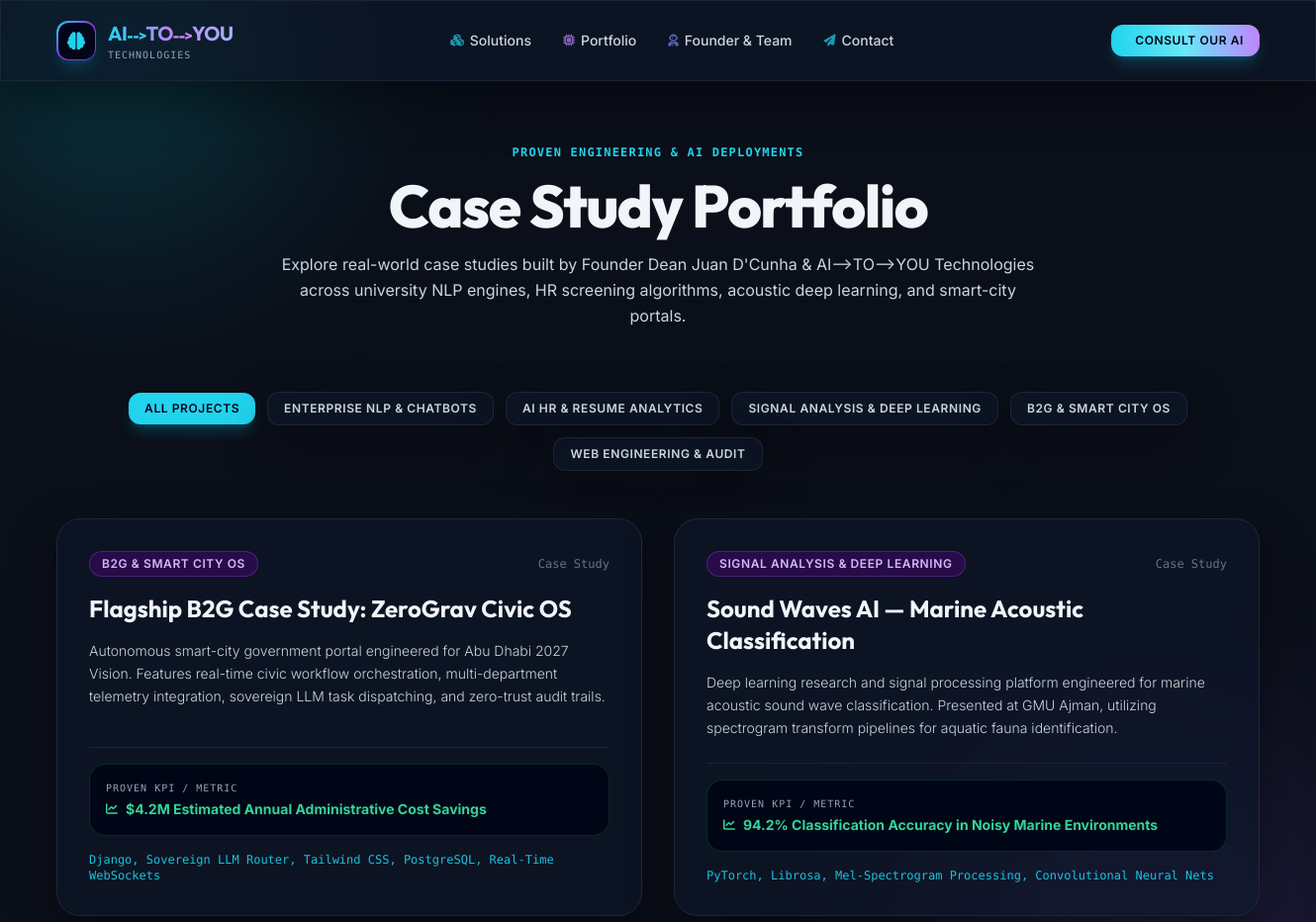
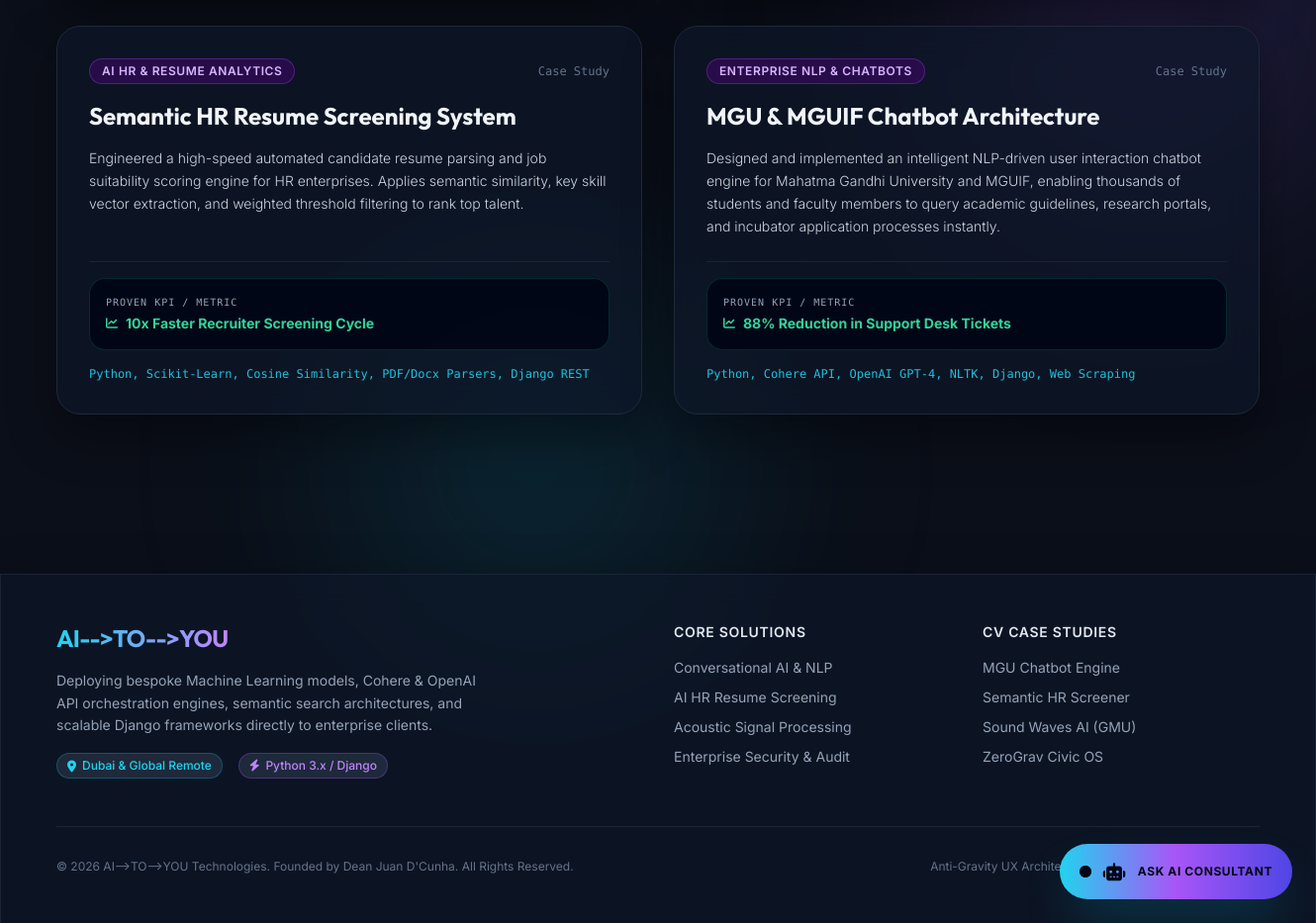
The page /portfolio/ on the database its author committed (2 pictures, top to bottom).
### core/models.py (models this page shows, shortened)
class PortfolioProject(models.Model):
    CATEGORY_CHOICES = [
        ("nlp", "Enterprise NLP & Chatbots"),
        ("hr", "AI HR & Resume Analytics"),
        ("deep_learning", "Signal Analysis & Deep Learning"),
        ("b2g", "B2G & Smart City OS"),
        ("qa", "Web Engineering & Audit"),
    ]
    title = models.CharField(max_length=300)
    category = models.CharField(max_length=50, choices=CATEGORY_CHOICES, default="nlp")
    summary = models.TextField()
    impact_metric = models.CharField(
        max_length=300,
        help_text="Quantifiable KPI or achievement (e.g. '98% candidate matching precision')",
    )
    project_url = models.URLField(blank=True, default="#")
    tech_used = models.CharField(
        max_length=300,
        default="Python, Django, Cohere, Tailwind CSS",
        help_text="Tech stack used for this project",
    )
    created_at = models.DateTimeField(auto_now_add=True)
    class Meta:
        ordering = ["-created_at"]
        verbose_name_plural = "Portfolio Projects"
    @property
    def category_label(self):
        return self.get_category_display()

### core/views.py (the view)
# urls.py: path("portfolio/", views.portfolio_page, name="portfolio"),
@require_GET
def portfolio_page(request):
    category = request.GET.get("category", "")
    if category:
        projects = PortfolioProject.objects.filter(category=category)
    else:
        projects = PortfolioProject.objects.all()
    context = {
        "projects": projects,
        "current_category": category,
        "categories": PortfolioProject.CATEGORY_CHOICES,
        "page_title": "Featured Case Studies & Portfolio | AI-->TO-->YOU",
    }
    return render(request, "portfolio.html", context)

### core/templates/portfolio.html (shortened to what this page needs)
{% extends 'base.html' %}
{% block content %}
<section class="py-16 relative z-10">
    <div class="max-w-7xl mx-auto px-4 sm:px-6 lg:px-8">
        <div class="text-center max-w-3xl mx-auto mb-16 space-y-4">
            <h1 class="text-xs font-semibold uppercase tracking-widest text-cyan-400 font-mono">Proven Engineering &amp; AI Deployments</h1>
            <h2 class="text-4xl sm:text-6xl font-extrabold font-['Outfit'] tracking-tight">
                Case Study Portfolio
            </h2>
            <p class="text-slate-300 text-base leading-relaxed">
                Explore real-world case studies built by Founder Dean Juan D'Cunha &amp; AI--&gt;TO--&gt;YOU Technologies across university NLP engines, HR screening algorithms, acoustic deep learning, and smart-city portals.
            </p>
        </div>
        <div class="flex flex-wrap items-center justify-center gap-3 mb-12">
            <a href="{% url 'core:portfolio' %}"
               class="px-4 py-2 rounded-xl text-xs font-semibold uppercase tracking-wider transition-all {% if not current_category %}bg-cyan-400 text-slate-950 shadow-lg shadow-cyan-500/25{% else %}glass-panel text-slate-300 hover:text-cyan-400{% endif %}">
                All Projects
            </a>
            {% for code, label in categories %}
            <a href="{% url 'core:portfolio' %}?category={{ code }}"
               class="px-4 py-2 rounded-xl text-xs font-semibold uppercase tracking-wider transition-all {% if current_category == code %}bg-cyan-400 text-slate-950 shadow-lg shadow-cyan-500/25{% else %}glass-panel text-slate-300 hover:text-cyan-400{% endif %}">
                {{ label }}
            </a>
            {% endfor %}
        </div>
        <div class="grid grid-cols-1 md:grid-cols-2 gap-8">
            {% for project in projects %}
            <div class="glass-panel glass-card-glow p-8 rounded-3xl flex flex-col justify-between space-y-6 relative border border-slate-800">
                <div class="space-y-4">
                    <div class="flex items-center justify-between">
                        <span class="text-xs font-semibold uppercase tracking-wider text-purple-300 bg-purple-950/60 px-3 py-1 rounded-full border border-purple-500/30">
                            {{ project.category_label }}
                        </span>
                        <span class="text-xs text-slate-500 font-mono">Case Study</span>
                    </div>
                    <h3 class="text-2xl font-bold font-['Outfit'] text-slate-100">
                        {{ project.title }}
                    </h3>
                    <p class="text-sm text-slate-300 leading-relaxed font-light">
                        {{ project.summary }}
                    </p>
                </div>
                <div class="space-y-4 pt-4 border-t border-slate-800/80">
                    <div class="p-4 rounded-2xl bg-slate-950/90 border border-emerald-500/20">
                        <div class="text-[10px] uppercase tracking-widest text-slate-400 font-mono">Proven KPI / Metric</div>
                        <div class="text-sm font-bold text-emerald-400 flex items-center space-x-2 mt-1">
                            <i class="fa-solid fa-chart-line text-xs"></i>
                            <span>{{ project.impact_metric }}</span>
                        </div>
                    </div>
                    <div class="flex items-center justify-between text-xs text-slate-400">
                        <span class="font-mono text-cyan-400/90">{{ project.tech_used }}</span>
                    </div>
                </div>
            </div>
            {% empty %}
            <div class="col-span-2 text-center py-12 glass-panel rounded-3xl">
                <p class="text-slate-400">No projects found in this category.</p>
            </div>
            {% endfor %}
        </div>
    </div>
</section>
{% endblock %}

### core/templates/base.html (shortened to what this page needs)
<!DOCTYPE html>
<html lang="en" class="scroll-smooth">
<head>
    <script src="https://cdn.tailwindcss.com"></script>
    <link rel="stylesheet" href="https://cdnjs.cloudflare.com/ajax/libs/font-awesome/6.4.0/css/all.min.css">
    {% load static %}
</head>
<body class="relative min-h-screen flex flex-col antialiased selection:bg-cyan-500 selection:text-slate-950">
    <div class="orb orb-1 animate-pulse-glow"></div>
    <div class="orb orb-2 animate-float-reverse"></div>
    <div class="orb orb-3 animate-float-slow"></div>
    <header class="sticky top-0 z-50 glass-panel border-b border-slate-800/80 transition-all duration-300">
        <div class="max-w-7xl mx-auto px-4 sm:px-6 lg:px-8 h-20 flex items-center justify-between">
            <a href="{% url 'core:home' %}" class="group flex items-center space-x-3">
                <div class="w-10 h-10 rounded-xl bg-gradient-to-br from-cyan-400 via-purple-600 to-indigo-600 p-[1.5px] shadow-lg shadow-cyan-500/20 group-hover:shadow-cyan-500/40 transition-all">
                    <div class="w-full h-full bg-slate-950 rounded-[10.5px] flex items-center justify-center">
                        <i class="fa-solid fa-brain text-cyan-400 text-lg group-hover:scale-110 transition-transform"></i>
                    </div>
                </div>
                <div class="flex flex-col">
                    <span class="font-bold text-xl tracking-tight bg-gradient-to-r from-cyan-400 via-purple-400 to-indigo-300 bg-clip-text text-transparent font-['Outfit']">
                        AI<span class="text-cyan-400 text-sm">--&gt;</span>TO<span class="text-purple-400 text-sm">--&gt;</span>YOU
                    </span>
                    <span class="text-[10px] tracking-widest text-slate-400 uppercase font-mono">Technologies</span>
                </div>
            </a>
            <nav class="hidden md:flex items-center space-x-8 text-sm font-medium text-slate-300">
                <a href="{% url 'core:home' %}#services" class="hover:text-cyan-400 transition-colors flex items-center space-x-1.5">
                    <i class="fa-solid fa-cubes text-xs text-cyan-400/70"></i>
                    <span>Solutions</span>
                </a>
                <a href="{% url 'core:portfolio' %}" class="hover:text-cyan-400 transition-colors flex items-center space-x-1.5">
                    <i class="fa-solid fa-microchip text-xs text-purple-400/70"></i>
                    <span>Portfolio</span>
                </a>
                <a href="{% url 'core:home' %}#founder" class="hover:text-cyan-400 transition-colors flex items-center space-x-1.5">
                    <i class="fa-solid fa-user-astronaut text-xs text-indigo-400/70"></i>
                    <span>Founder & Team</span>
                </a>
                <a href="{% url 'core:home' %}#contact" class="hover:text-cyan-400 transition-colors flex items-center space-x-1.5">
                    <i class="fa-solid fa-paper-plane text-xs text-cyan-400/70"></i>
                    <span>Contact</span>
                </a>
            </nav>
            <div class="flex items-center space-x-4">
                <button id="toggle-ai-chat-btn" class="relative group inline-flex items-center px-4 py-2 rounded-xl text-xs font-semibold uppercase tracking-wider text-slate-950 bg-gradient-to-r from-cyan-400 via-cyan-300 to-purple-400 hover:from-cyan-300 hover:to-purple-300 shadow-lg shadow-cyan-500/25 transition-all duration-300 hover:scale-105 active:scale-95">
                    <span>Consult Our AI</span>
                </button>
            </div>
        </div>
    </header>
    <main class="flex-grow relative z-10">
        {% block content %}{% endblock %}
    </main>
    <footer class="relative z-10 glass-panel border-t border-slate-800/80 mt-24 py-12">
        <div class="max-w-7xl mx-auto px-4 sm:px-6 lg:px-8">
            <div class="grid grid-cols-1 md:grid-cols-4 gap-8 mb-12">
                <div class="md:col-span-2 space-y-4">
                    <div class="flex items-center space-x-3">
                        <span class="font-bold text-2xl tracking-tight bg-gradient-to-r from-cyan-400 to-purple-400 bg-clip-text text-transparent font-['Outfit']">
                        </span>
                    </div>
                    <p class="text-sm text-slate-400 max-w-md leading-relaxed">
                        Deploying bespoke Machine Learning models, Cohere & OpenAI API orchestration engines,
                        semantic search architectures, and scalable Django frameworks directly to enterprise clients.
                    </p>
                    <div class="flex items-center space-x-4 text-slate-400">
                        <span class="inline-flex items-center px-2.5 py-1 rounded-full text-xs font-medium bg-slate-800 text-cyan-400 border border-cyan-500/30">
                            <i class="fa-solid fa-location-dot mr-1.5 text-xs"></i> Dubai & Global Remote
                        </span>
                        <span class="inline-flex items-center px-2.5 py-1 rounded-full text-xs font-medium bg-slate-800 text-purple-400 border border-purple-500/30">
                            <i class="fa-solid fa-bolt mr-1.5 text-xs"></i> Python 3.x / Django
                        </span>
                    </div>
                </div>
                <div>
                    <h4 class="text-sm font-semibold text-slate-200 tracking-wider uppercase mb-4">Core Solutions</h4>
                    <ul class="space-y-2.5 text-sm text-slate-400">
                        <li><a href="{% url 'core:home' %}#services" class="hover:text-cyan-400 transition-colors">Conversational AI & NLP</a></li>
                        <li><a href="{% url 'core:home' %}#services" class="hover:text-cyan-400 transition-colors">AI HR Resume Screening</a></li>
                        <li><a href="{% url 'core:home' %}#services" class="hover:text-cyan-400 transition-colors">Acoustic Signal Processing</a></li>
                        <li><a href="{% url 'core:home' %}#services" class="hover:text-cyan-400 transition-colors">Enterprise Security & Audit</a></li>
                    </ul>
                </div>
                <div>
                    <h4 class="text-sm font-semibold text-slate-200 tracking-wider uppercase mb-4">CV Case Studies</h4>
                    <ul class="space-y-2.5 text-sm text-slate-400">
                        <li><a href="{% url 'core:portfolio' %}" class="hover:text-cyan-400 transition-colors">MGU Chatbot Engine</a></li>
                        <li><a href="{% url 'core:portfolio' %}" class="hover:text-cyan-400 transition-colors">Semantic HR Screener</a></li>
                        <li><a href="{% url 'core:portfolio' %}" class="hover:text-cyan-400 transition-colors">Sound Waves AI (GMU)</a></li>
                        <li><a href="{% url 'core:portfolio' %}" class="hover:text-cyan-400 transition-colors">ZeroGrav Civic OS</a></li>
                    </ul>
                </div>
            </div>
            <div class="pt-8 border-t border-slate-800/80 flex flex-col md:flex-row items-center justify-between text-xs text-slate-500">
                <p>&copy; 2026 AI--&gt;TO--&gt;YOU Technologies. Founded by Dean Juan D'Cunha. All Rights Reserved.</p>
                <div class="mt-4 md:mt-0 flex items-center space-x-6">
                    <span class="hover:text-slate-400 transition-colors">Anti-Gravity UX Architecture</span>
                    <span>&bull;</span>
                    <span class="hover:text-slate-400 transition-colors">Zero Harsh Gridlines</span>
                </div>
            </div>
        </div>
    </footer>
</body>
</html>

### core/templates/base.html (style rules this page uses)
body { background-color: #0b0f19; color: #f1f5f9; font-family: 'Inter', sans-serif; overflow-x: hidden; }
.glass-panel { background: rgba(15, 23, 42, 0.65); backdrop-filter: blur(16px); -webkit-backdrop-filter: blur(16px); border: 1px solid rgba(255, 255, 255, 0.08); box-shadow: 0 20px 50px rgba(0, 0, 0, 0.4); }
.glass-card-glow { position: relative; transition: all 0.4s cubic-bezier(0.16, 1, 0.3, 1); }
.orb { position: absolute; border-radius: 50%; filter: blur(100px); pointer-events: none; z-index: 0; }
.orb-1 { top: -10%; left: -10%; width: 500px; height: 500px; background: radial-gradient(circle, rgba(0, 242, 254, 0.25) 0%, rgba(11, 15, 25, 0) 70%); }
.orb-2 { top: 35%; right: -10%; width: 600px; height: 600px; background: radial-gradient(circle, rgba(139, 92, 246, 0.25) 0%, rgba(11, 15, 25, 0) 70%); }
.orb-3 { bottom: 10%; left: 20%; width: 550px; height: 550px; background: radial-gradient(circle, rgba(6, 182, 212, 0.2) 0%, rgba(11, 15, 25, 0) 70%); }

### rows shown on the page
PortfolioProject: category_label "B2G & SMART CITY OS", title "Flagship B2G Case Study: ZeroGrav Civic OS", summary "Autonomous smart-city government portal engineered for Abu Dhabi 2027 Vision. Features real-time civic workflow orchestration, multi-department telemetry integration, sovereign LLM task dispatching, and zero-trust audit trails.", impact_metric "$4.2M Estimated Annual Administrative Cost Savings", tech_used "Django, Sovereign LLM Router, Tailwind CSS, PostgreSQL, Real-Time WebSockets"
PortfolioProject: category_label "SIGNAL ANALYSIS & DEEP LEARNING", title "Sound Waves AI — Marine Acoustic Classification", summary "Deep learning research and signal processing platform engineered for marine acoustic sound wave classification. Presented at GMU Ajman, utilizing spectrogram transform pipelines for aquatic fauna identification.", impact_metric "94.2% Classification Accuracy in Noisy Marine Environments", tech_used "PyTorch, Librosa, Mel-Spectrogram Processing, Convolutional Neural Nets"
PortfolioProject: category_label "AI HR & RESUME ANALYTICS", title "Semantic HR Resume Screening System", summary "Engineered a high-speed automated candidate resume parsing and job suitability scoring engine for HR enterprises. Applies semantic similarity, key skill vector extraction, and weighted threshold filtering to rank top talent.", impact_metric "10x Faster Recruiter Screening Cycle", tech_used "Python, Scikit-Learn, Cosine Similarity, PDF/Docx Parsers, Django REST"
PortfolioProject: category_label "ENTERPRISE NLP & CHATBOTS", title "MGU & MGUIF Chatbot Architecture", summary "Designed and implemented an intelligent NLP-driven user interaction chatbot engine for Mahatma Gandhi University and MGUIF, enabling thousands of students and faculty members to query academic guidelines, research portals, and incubator application processes instantly.", impact_metric "88% Reduction in Support Desk Tickets", tech_used "Python, Cohere API, OpenAI GPT-4, NLTK, Django, Web Scraping"

### other values the page prints
{{ label }} "ENTERPRISE NLP & CHATBOTS" "AI HR & RESUME ANALYTICS" "SIGNAL ANALYSIS & DEEP LEARNING" "B2G & SMART CITY OS" "WEB ENGINEERING & AUDIT"
